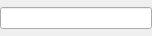
<?xml version="1.0" encoding="UTF-8"?>
<ui version="4.0">
 <class>PasswordEdit</class>
 <widget class="QWidget" name="PasswordEdit">
  <property name="geometry">
   <rect>
    <x>0</x>
    <y>0</y>
    <width>152</width>
    <height>36</height>
   </rect>
  </property>
  <property name="sizePolicy">
   <sizepolicy hsizetype="MinimumExpanding" vsizetype="MinimumExpanding">
    <horstretch>0</horstretch>
    <verstretch>0</verstretch>
   </sizepolicy>
  </property>
  <layout class="QHBoxLayout" name="horizontalLayout">
   <property name="spacing">
    <number>0</number>
   </property>
   <property name="leftMargin">
    <number>0</number>
   </property>
   <property name="topMargin">
    <number>0</number>
   </property>
   <property name="rightMargin">
    <number>0</number>
   </property>
   <property name="bottomMargin">
    <number>0</number>
   </property>
   <item>
    <widget class="QLineEdit" name="lineEdit">
     <property name="inputMethodHints">
      <set>Qt::ImhDigitsOnly|Qt::ImhFormattedNumbersOnly|Qt::ImhHiddenText|Qt::ImhNoAutoUppercase|Qt::ImhNoPredictiveText|Qt::ImhPreferNumbers|Qt::ImhSensitiveData</set>
     </property>
     <property name="echoMode">
      <enum>QLineEdit::Password</enum>
     </property>
    </widget>
   </item>
  </layout>
 </widget>
 <resources/>
 <connections/>
</ui>
